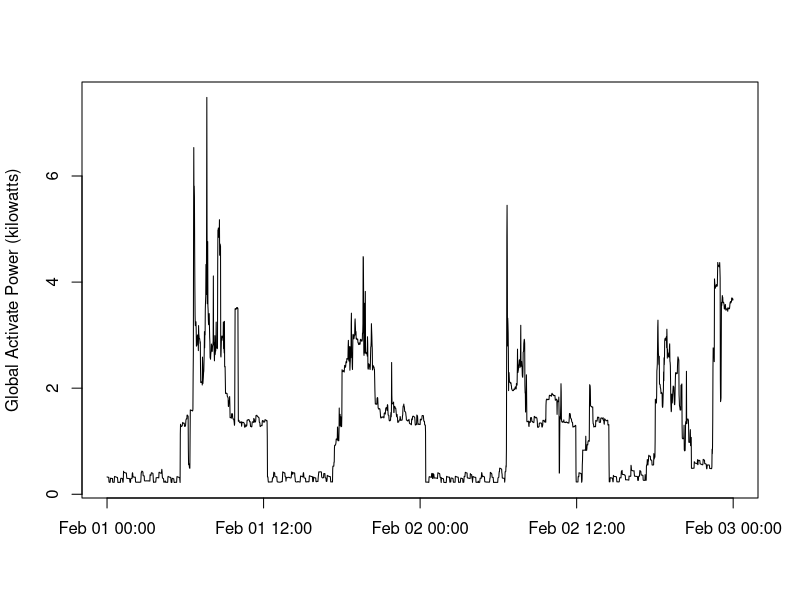

The R source for this figure:
#load library
library(lubridate)

#reading subset dataset
df_subset <- read.csv("data_subset.csv")
df_subset$date_form <- ymd_hms(df_subset$date_form)

#plot 2 
par(mfrow=c(1,1))
with(df_subset, plot(date_form,Global_active_power, type="l",
                     ylab = "Global Activate Power (kilowatts)",
                     xlab=""))

#copy plot to png file
dev.copy(png,file="plot2.png")
dev.off()
